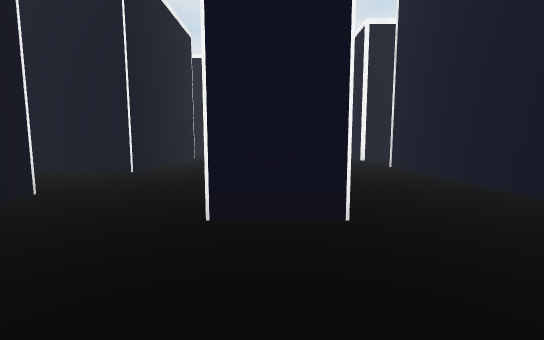
View 1 (above)

24 first-person views from a walk through a 3-D level made in the Unity game engine. The camera is 1.2 m above the floor, tilts 6° down and sees 90° across. The floor is counted in squares, 2 m on a side. Each view is taken from the middle of a square. On the plan, view 1 faces up. The plan holds only what a view shows up to about 9 squares ahead; the rest is blank. The player character is not drawn.

View 2
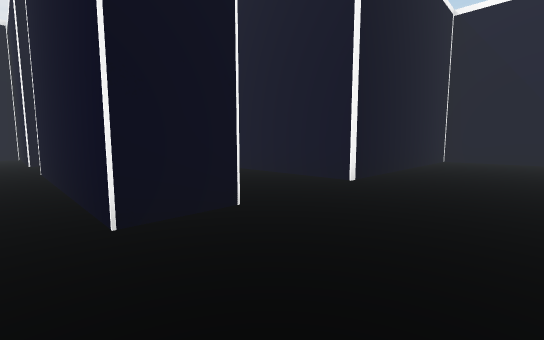

View 3
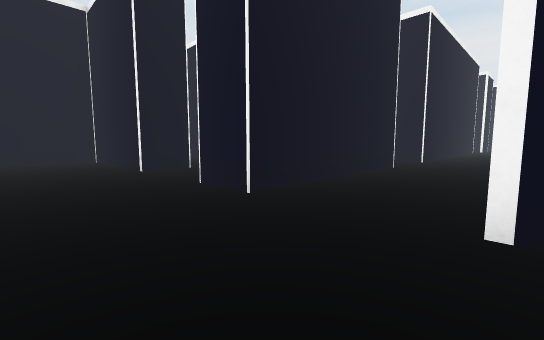

View 4
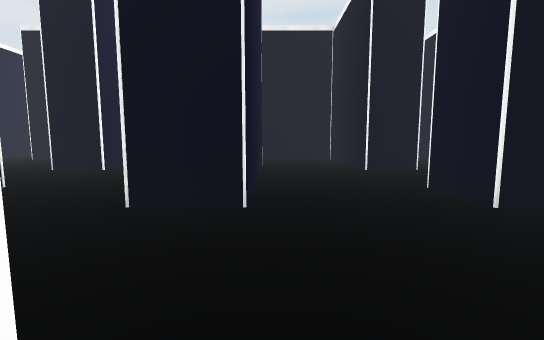

View 5
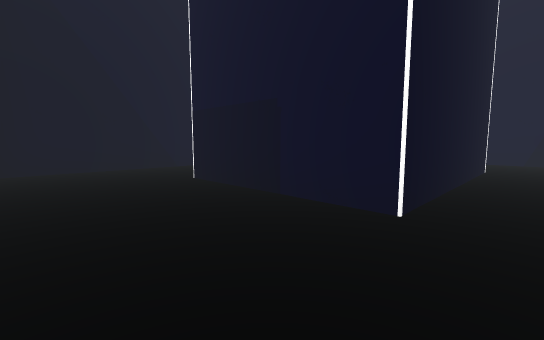

View 6
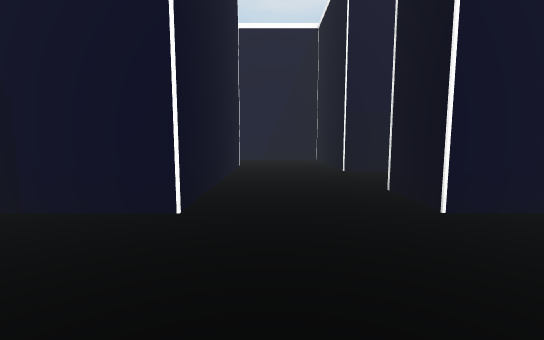

View 7
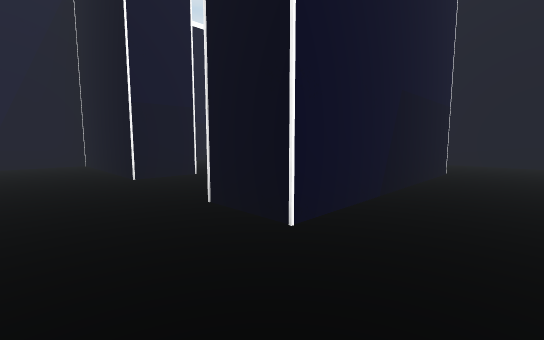

View 8
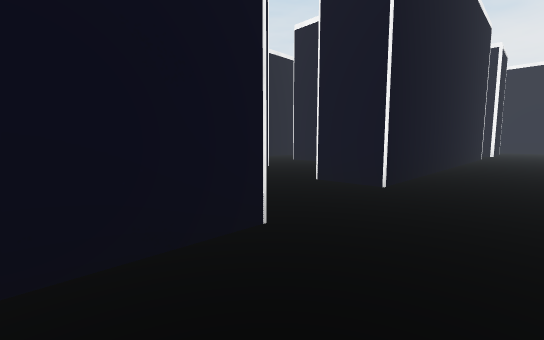

View 9
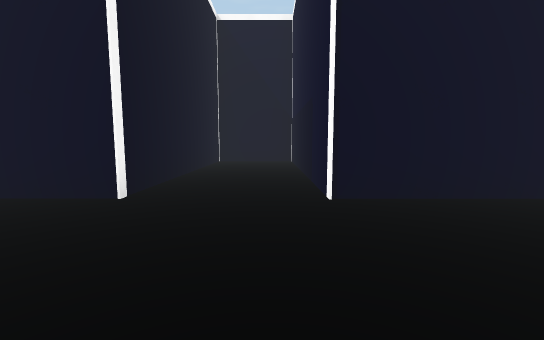

View 10
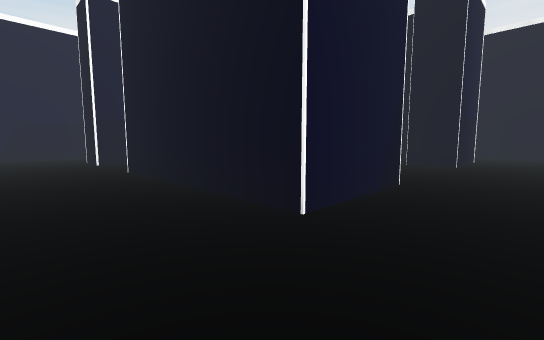

View 11
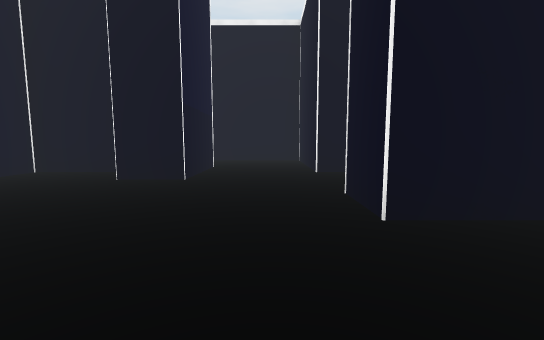

View 12
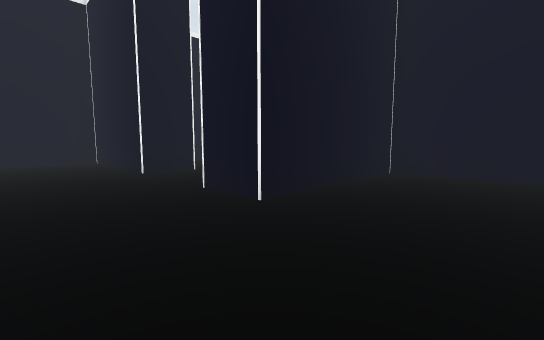

View 13
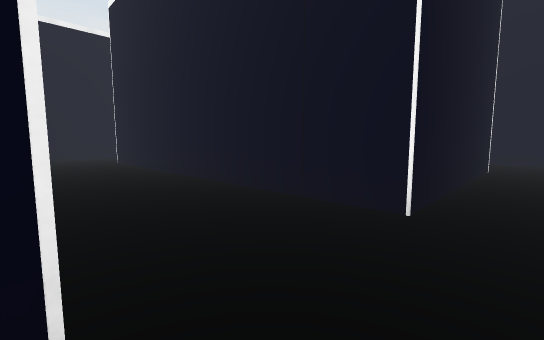

View 14
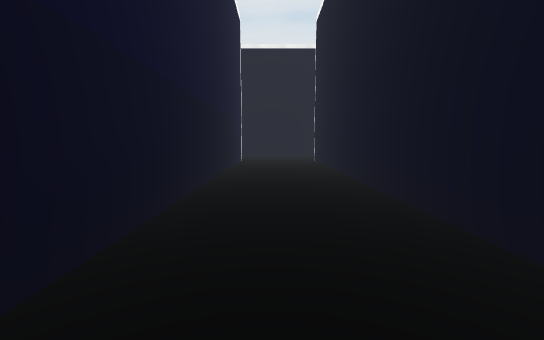

View 15
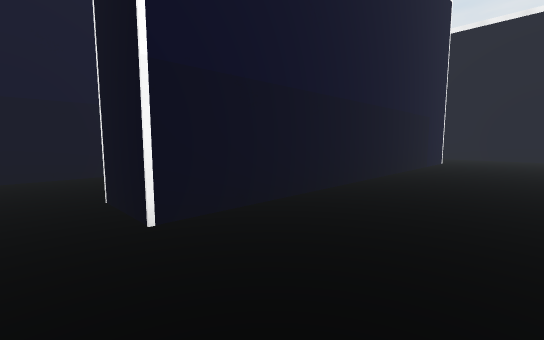

View 16
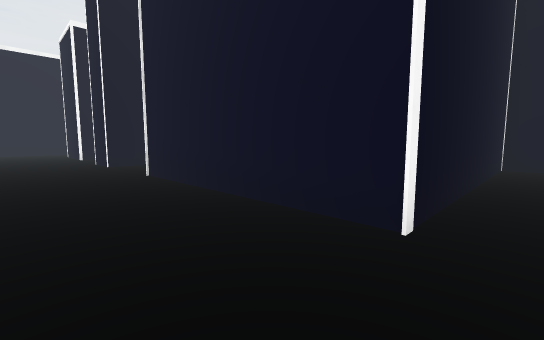

View 17
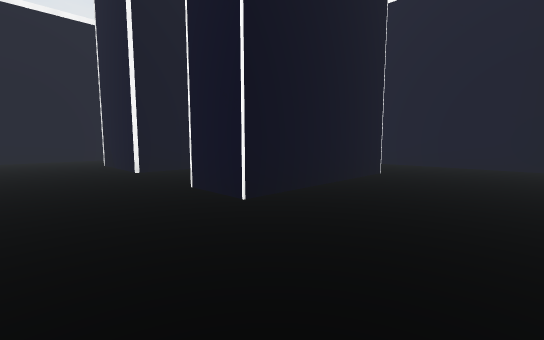

View 18
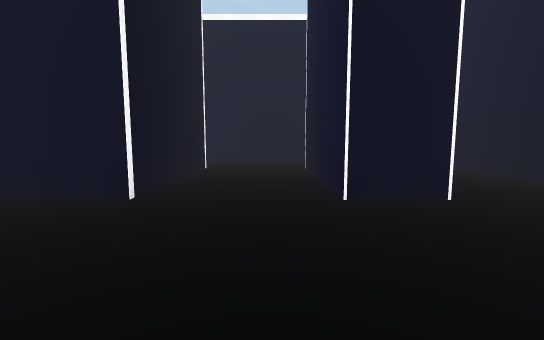

View 19
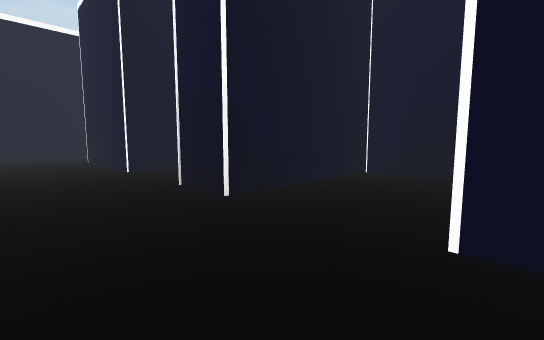

View 20
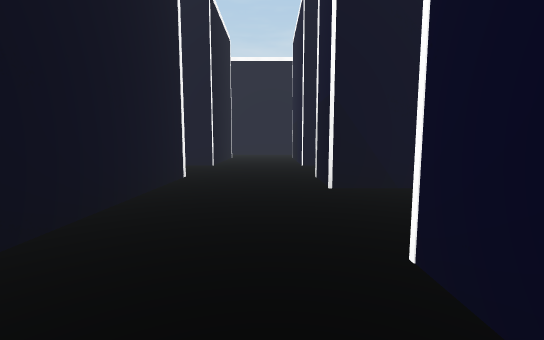

View 21
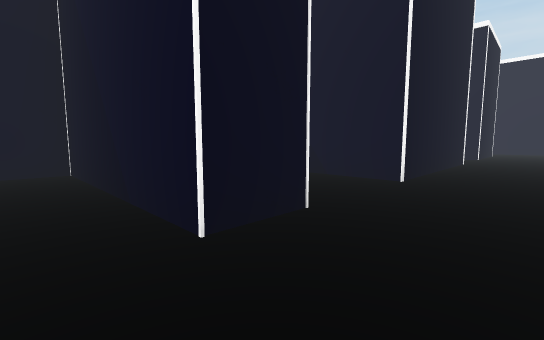

View 22
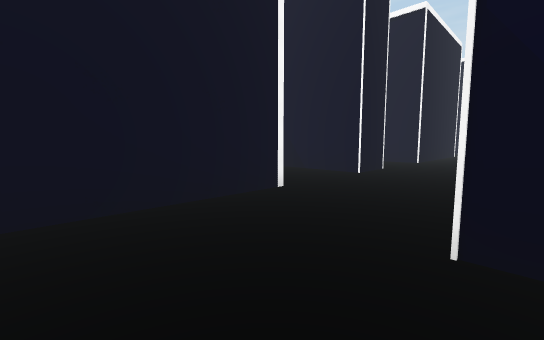

View 23
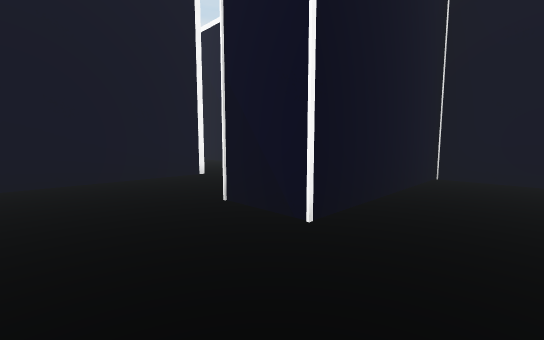

View 24
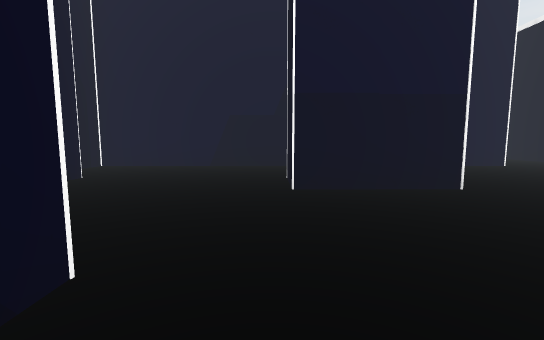

### Floor plan
Key: @ floor where view 1 was taken; # wall or solid block; . floor.
Columns run from 16 left of view 1 to 9 right of it. Each row starts with its distance up from view 1.
 23         ##       ###
 22         .#       ...
 21         .#       ...
 20         .#  .#   ..#
 19     ###..##..####..####..#
 18     .....................#
 17     .....................#
 16     ..########..#..####..#
 15     .....##.. ..#........#
 14     .....##.. ..#........#
 13       #..##.  ###..#######
 12    ####..##.#####..#
 11    #............#..#
 10    #............#..#
  9    #..##....##..#..#######
  8    ...#......#...........#
  7   ... #......#...........#
  6  ..#  ########..#..#######
  5 #. #............#..#
  4 #  #............#..#
  3    #..########..#..#
  2           ####.....#######
  1           #..............#
  0           #.....@........#
 -1           #  ####..####..#
 -2                ....#
 -3              ......#
 -4             ##..#..#
 -5              ...#...
 -6             ... #...
 -7            ..#  ####
 -8           #.

Where each view was taken, in squares from view 1:
view 1: 0 up, 0 right, facing up
view 2: 0 up, 1 left, facing up-right
view 3: 0 up, 3 right, facing up-left
view 4: 0 up, 3 right, facing left
view 5: 2 up, 2 right, facing down-right
view 6: 2 up, 2 right, facing down
view 7: 1 up, 2 right, facing down-left
view 8: 5 up, 2 right, facing up-left
view 9: 7 up, 0 right, facing right
view 10: 11 up, 1 left, facing down-left
view 11: 11 up, 4 left, facing left
view 12: 10 up, 4 left, facing up-left
view 13: 3 up, 2 left, facing up-left
view 14: 4 up, 2 left, facing left
view 15: 5 up, 2 left, facing down-left
view 16: 8 up, 1 right, facing up-right
view 17: 13 up, 1 right, facing up-right
view 18: 17 up, 0 right, facing right
view 19: 18 up, 3 left, facing down-right
view 20: 17 up, 4 left, facing right
view 21: 17 up, 8 left, facing up-right
view 22: 16 up, 12 left, facing up-right
view 23: 14 up, 12 left, facing up-right
view 24: 13 up, 8 left, facing down
